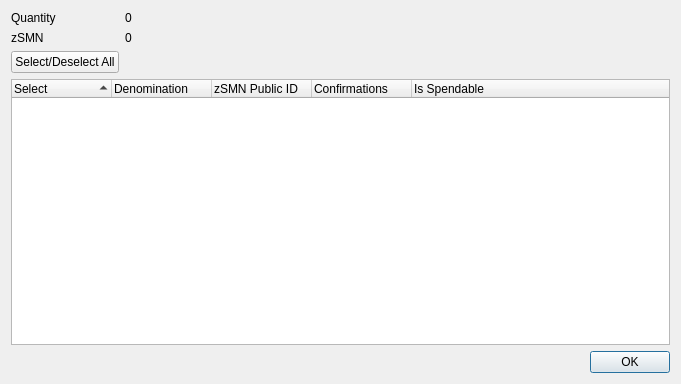
<?xml version="1.0" encoding="UTF-8"?>
<ui version="4.0">
 <class>ZSocialNodeControlDialog</class>
 <widget class="QDialog" name="ZSocialNodeControlDialog">
  <property name="geometry">
   <rect>
    <x>0</x>
    <y>0</y>
    <width>681</width>
    <height>384</height>
   </rect>
  </property>
  <property name="minimumSize">
   <size>
    <width>681</width>
    <height>384</height>
   </size>
  </property>
  <property name="windowTitle">
   <string>Select zSMN to Spend</string>
  </property>
  <layout class="QGridLayout" name="gridLayout">
   <item row="0" column="0">
    <layout class="QFormLayout" name="formLayout">
     <property name="sizeConstraint">
      <enum>QLayout::SetDefaultConstraint</enum>
     </property>
     <item row="0" column="0">
      <widget class="QLabel" name="labelQuantity">
       <property name="text">
        <string>Quantity</string>
       </property>
      </widget>
     </item>
     <item row="0" column="1">
      <widget class="QLabel" name="labelQuantity_int">
       <property name="text">
        <string>0</string>
       </property>
      </widget>
     </item>
     <item row="1" column="0">
      <widget class="QLabel" name="labelZSocialNode">
       <property name="text">
        <string>zSMN</string>
       </property>
      </widget>
     </item>
     <item row="1" column="1">
      <widget class="QLabel" name="labelZSocialNode_int">
       <property name="text">
        <string>0</string>
       </property>
      </widget>
     </item>
     <item row="2" column="0">
      <widget class="QPushButton" name="pushButtonAll">
       <property name="text">
        <string>Select/Deselect All</string>
       </property>
      </widget>
     </item>
    </layout>
   </item>
   <item row="1" column="0">
    <layout class="QVBoxLayout" name="verticalLayout">
     <item>
      <widget class="QTreeWidget" name="treeWidget">
       <property name="minimumSize">
        <size>
         <width>0</width>
         <height>250</height>
        </size>
       </property>
       <property name="alternatingRowColors">
        <bool>true</bool>
       </property>
       <property name="sortingEnabled">
        <bool>true</bool>
       </property>
       <property name="columnCount">
        <number>5</number>
       </property>
       <attribute name="headerDefaultSectionSize">
        <number>100</number>
       </attribute>
       <column>
        <property name="text">
         <string notr="true">Select</string>
        </property>
       </column>
       <column>
        <property name="text">
         <string notr="true">Denomination</string>
        </property>
       </column>
       <column>
        <property name="text">
         <string notr="true">zSMN Public ID</string>
        </property>
       </column>
       <column>
        <property name="text">
         <string notr="true">Confirmations</string>
        </property>
       </column>
       <column>
        <property name="text">
         <string>Is Spendable</string>
        </property>
       </column>
      </widget>
     </item>
     <item>
      <widget class="QDialogButtonBox" name="buttonBox">
       <property name="orientation">
        <enum>Qt::Horizontal</enum>
       </property>
       <property name="standardButtons">
        <set>QDialogButtonBox::Ok</set>
       </property>
      </widget>
     </item>
    </layout>
   </item>
  </layout>
 </widget>
 <resources/>
 <connections>
  <connection>
   <sender>buttonBox</sender>
   <signal>accepted()</signal>
   <receiver>ZSocialNodeControlDialog</receiver>
   <slot>accept()</slot>
   <hints>
    <hint type="sourcelabel">
     <x>248</x>
     <y>254</y>
    </hint>
    <hint type="destinationlabel">
     <x>157</x>
     <y>274</y>
    </hint>
   </hints>
  </connection>
  <connection>
   <sender>buttonBox</sender>
   <signal>rejected()</signal>
   <receiver>ZSocialNodeControlDialog</receiver>
   <slot>reject()</slot>
   <hints>
    <hint type="sourcelabel">
     <x>316</x>
     <y>260</y>
    </hint>
    <hint type="destinationlabel">
     <x>286</x>
     <y>274</y>
    </hint>
   </hints>
  </connection>
 </connections>
</ui>
